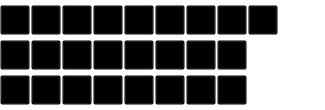
<?xml version="1.0" encoding="UTF-8"?>
<ui version="4.0">
 <class>Form</class>
 <widget class="QWidget" name="Form">
  <property name="geometry">
   <rect>
    <x>0</x>
    <y>0</y>
    <width>325</width>
    <height>110</height>
   </rect>
  </property>
  <property name="minimumSize">
   <size>
    <width>200</width>
    <height>110</height>
   </size>
  </property>
  <property name="maximumSize">
   <size>
    <width>16777215</width>
    <height>110</height>
   </size>
  </property>
  <property name="windowTitle">
   <string>Form</string>
  </property>
  <property name="styleSheet">
   <string notr="true">background:transparent;</string>
  </property>
  <layout class="QVBoxLayout" name="verticalLayout">
   <property name="spacing">
    <number>0</number>
   </property>
   <property name="leftMargin">
    <number>0</number>
   </property>
   <property name="topMargin">
    <number>0</number>
   </property>
   <property name="rightMargin">
    <number>0</number>
   </property>
   <property name="bottomMargin">
    <number>0</number>
   </property>
   <item>
    <layout class="QHBoxLayout" name="horizon1">
     <property name="spacing">
      <number>1</number>
     </property>
     <item>
      <widget class="QPushButton" name="btnSave">
       <property name="maximumSize">
        <size>
         <width>30</width>
         <height>30</height>
        </size>
       </property>
       <property name="cursor">
        <cursorShape>PointingHandCursor</cursorShape>
       </property>
       <property name="text">
        <string/>
       </property>
       <property name="icon">
        <iconset>
         <normaloff>../icons/white/save.png</normaloff>../icons/white/save.png</iconset>
       </property>
       <property name="iconSize">
        <size>
         <width>25</width>
         <height>25</height>
        </size>
       </property>
      </widget>
     </item>
     <item>
      <widget class="QPushButton" name="btnUndo">
       <property name="maximumSize">
        <size>
         <width>30</width>
         <height>30</height>
        </size>
       </property>
       <property name="cursor">
        <cursorShape>PointingHandCursor</cursorShape>
       </property>
       <property name="text">
        <string/>
       </property>
       <property name="icon">
        <iconset>
         <normaloff>../icons/tmp/edit-undo.png</normaloff>../icons/tmp/edit-undo.png</iconset>
       </property>
       <property name="iconSize">
        <size>
         <width>25</width>
         <height>25</height>
        </size>
       </property>
      </widget>
     </item>
     <item>
      <widget class="QPushButton" name="btnRedo">
       <property name="maximumSize">
        <size>
         <width>30</width>
         <height>30</height>
        </size>
       </property>
       <property name="cursor">
        <cursorShape>PointingHandCursor</cursorShape>
       </property>
       <property name="text">
        <string/>
       </property>
       <property name="icon">
        <iconset>
         <normaloff>../icons/tmp/edit-redo.png</normaloff>../icons/tmp/edit-redo.png</iconset>
       </property>
       <property name="iconSize">
        <size>
         <width>25</width>
         <height>25</height>
        </size>
       </property>
      </widget>
     </item>
     <item>
      <widget class="QPushButton" name="btnCut">
       <property name="maximumSize">
        <size>
         <width>30</width>
         <height>30</height>
        </size>
       </property>
       <property name="cursor">
        <cursorShape>PointingHandCursor</cursorShape>
       </property>
       <property name="text">
        <string/>
       </property>
       <property name="icon">
        <iconset>
         <normaloff>../icons/tmp/edit-cut.png</normaloff>../icons/tmp/edit-cut.png</iconset>
       </property>
       <property name="iconSize">
        <size>
         <width>25</width>
         <height>25</height>
        </size>
       </property>
      </widget>
     </item>
     <item>
      <widget class="QPushButton" name="btnCopy">
       <property name="maximumSize">
        <size>
         <width>30</width>
         <height>30</height>
        </size>
       </property>
       <property name="cursor">
        <cursorShape>PointingHandCursor</cursorShape>
       </property>
       <property name="text">
        <string/>
       </property>
       <property name="icon">
        <iconset>
         <normaloff>../icons/tmp/edit-copy.png</normaloff>../icons/tmp/edit-copy.png</iconset>
       </property>
       <property name="iconSize">
        <size>
         <width>25</width>
         <height>25</height>
        </size>
       </property>
      </widget>
     </item>
     <item>
      <widget class="QPushButton" name="btnPaste">
       <property name="maximumSize">
        <size>
         <width>30</width>
         <height>30</height>
        </size>
       </property>
       <property name="cursor">
        <cursorShape>PointingHandCursor</cursorShape>
       </property>
       <property name="text">
        <string/>
       </property>
       <property name="icon">
        <iconset>
         <normaloff>../icons/tmp/edit-paste.png</normaloff>../icons/tmp/edit-paste.png</iconset>
       </property>
       <property name="iconSize">
        <size>
         <width>25</width>
         <height>25</height>
        </size>
       </property>
      </widget>
     </item>
     <item>
      <layout class="QHBoxLayout" name="horizon1_1">
       <property name="spacing">
        <number>1</number>
       </property>
       <item>
        <widget class="QPushButton" name="btnDebug">
         <property name="maximumSize">
          <size>
           <width>30</width>
           <height>30</height>
          </size>
         </property>
         <property name="text">
          <string/>
         </property>
         <property name="icon">
          <iconset>
           <normaloff>../icons/tmp/debug.png</normaloff>../icons/tmp/debug.png</iconset>
         </property>
         <property name="iconSize">
          <size>
           <width>25</width>
           <height>25</height>
          </size>
         </property>
        </widget>
       </item>
       <item>
        <widget class="QPushButton" name="btnComment">
         <property name="maximumSize">
          <size>
           <width>30</width>
           <height>30</height>
          </size>
         </property>
         <property name="text">
          <string/>
         </property>
         <property name="icon">
          <iconset>
           <normaloff>../icons/white/comment.png</normaloff>../icons/white/comment.png</iconset>
         </property>
         <property name="iconSize">
          <size>
           <width>25</width>
           <height>25</height>
          </size>
         </property>
        </widget>
       </item>
       <item>
        <widget class="QPushButton" name="btnPrettify">
         <property name="maximumSize">
          <size>
           <width>30</width>
           <height>30</height>
          </size>
         </property>
         <property name="text">
          <string/>
         </property>
         <property name="icon">
          <iconset>
           <normaloff>../icons/tmp/beautify.png</normaloff>../icons/tmp/beautify.png</iconset>
         </property>
         <property name="iconSize">
          <size>
           <width>25</width>
           <height>25</height>
          </size>
         </property>
        </widget>
       </item>
      </layout>
     </item>
     <item>
      <spacer name="horizontalSpacer">
       <property name="orientation">
        <enum>Qt::Horizontal</enum>
       </property>
       <property name="sizeHint" stdset="0">
        <size>
         <width>40</width>
         <height>20</height>
        </size>
       </property>
      </spacer>
     </item>
    </layout>
   </item>
   <item>
    <layout class="QHBoxLayout" name="horizon2">
     <property name="spacing">
      <number>0</number>
     </property>
     <item>
      <layout class="QHBoxLayout" name="horizon2_2">
       <property name="spacing">
        <number>1</number>
       </property>
       <property name="sizeConstraint">
        <enum>QLayout::SetFixedSize</enum>
       </property>
       <item>
        <widget class="QPushButton" name="btnBold">
         <property name="minimumSize">
          <size>
           <width>30</width>
           <height>30</height>
          </size>
         </property>
         <property name="maximumSize">
          <size>
           <width>30</width>
           <height>30</height>
          </size>
         </property>
         <property name="text">
          <string/>
         </property>
         <property name="icon">
          <iconset>
           <normaloff>../icons/tmp/format-text-bold.png</normaloff>../icons/tmp/format-text-bold.png</iconset>
         </property>
         <property name="iconSize">
          <size>
           <width>25</width>
           <height>25</height>
          </size>
         </property>
        </widget>
       </item>
       <item>
        <widget class="QPushButton" name="btnItalic">
         <property name="minimumSize">
          <size>
           <width>30</width>
           <height>30</height>
          </size>
         </property>
         <property name="maximumSize">
          <size>
           <width>30</width>
           <height>30</height>
          </size>
         </property>
         <property name="text">
          <string/>
         </property>
         <property name="icon">
          <iconset>
           <normaloff>../icons/tmp/format-text-italic.png</normaloff>../icons/tmp/format-text-italic.png</iconset>
         </property>
         <property name="iconSize">
          <size>
           <width>25</width>
           <height>25</height>
          </size>
         </property>
        </widget>
       </item>
       <item>
        <widget class="QPushButton" name="btnUnderline">
         <property name="minimumSize">
          <size>
           <width>30</width>
           <height>30</height>
          </size>
         </property>
         <property name="maximumSize">
          <size>
           <width>30</width>
           <height>30</height>
          </size>
         </property>
         <property name="text">
          <string/>
         </property>
         <property name="icon">
          <iconset>
           <normaloff>../icons/tmp/format-text-underline.png</normaloff>../icons/tmp/format-text-underline.png</iconset>
         </property>
         <property name="iconSize">
          <size>
           <width>25</width>
           <height>25</height>
          </size>
         </property>
        </widget>
       </item>
       <item>
        <widget class="QPushButton" name="btnStrikethrough">
         <property name="minimumSize">
          <size>
           <width>30</width>
           <height>30</height>
          </size>
         </property>
         <property name="maximumSize">
          <size>
           <width>30</width>
           <height>30</height>
          </size>
         </property>
         <property name="text">
          <string/>
         </property>
         <property name="icon">
          <iconset>
           <normaloff>../icons/tmp/format-text-strikethrough.png</normaloff>../icons/tmp/format-text-strikethrough.png</iconset>
         </property>
         <property name="iconSize">
          <size>
           <width>25</width>
           <height>25</height>
          </size>
         </property>
        </widget>
       </item>
       <item>
        <widget class="QPushButton" name="btnSub">
         <property name="minimumSize">
          <size>
           <width>30</width>
           <height>30</height>
          </size>
         </property>
         <property name="maximumSize">
          <size>
           <width>30</width>
           <height>30</height>
          </size>
         </property>
         <property name="text">
          <string/>
         </property>
         <property name="icon">
          <iconset>
           <normaloff>../icons/tmp/format-text-subscript.png</normaloff>../icons/tmp/format-text-subscript.png</iconset>
         </property>
         <property name="iconSize">
          <size>
           <width>25</width>
           <height>25</height>
          </size>
         </property>
        </widget>
       </item>
       <item>
        <widget class="QPushButton" name="btnSup">
         <property name="minimumSize">
          <size>
           <width>30</width>
           <height>30</height>
          </size>
         </property>
         <property name="maximumSize">
          <size>
           <width>30</width>
           <height>30</height>
          </size>
         </property>
         <property name="text">
          <string/>
         </property>
         <property name="icon">
          <iconset>
           <normaloff>../icons/tmp/format-text-superscript.png</normaloff>../icons/tmp/format-text-superscript.png</iconset>
         </property>
         <property name="iconSize">
          <size>
           <width>25</width>
           <height>25</height>
          </size>
         </property>
        </widget>
       </item>
       <item>
        <widget class="QPushButton" name="btnTextColor">
         <property name="minimumSize">
          <size>
           <width>30</width>
           <height>30</height>
          </size>
         </property>
         <property name="maximumSize">
          <size>
           <width>30</width>
           <height>30</height>
          </size>
         </property>
         <property name="text">
          <string/>
         </property>
         <property name="icon">
          <iconset>
           <normaloff>../icons/tmp/format-text-color.png</normaloff>../icons/tmp/format-text-color.png</iconset>
         </property>
         <property name="iconSize">
          <size>
           <width>25</width>
           <height>25</height>
          </size>
         </property>
        </widget>
       </item>
       <item>
        <widget class="QPushButton" name="btnBackColor">
         <property name="minimumSize">
          <size>
           <width>30</width>
           <height>30</height>
          </size>
         </property>
         <property name="maximumSize">
          <size>
           <width>30</width>
           <height>30</height>
          </size>
         </property>
         <property name="text">
          <string/>
         </property>
         <property name="icon">
          <iconset>
           <normaloff>../icons/tmp/format-fill-color.png</normaloff>../icons/tmp/format-fill-color.png</iconset>
         </property>
         <property name="iconSize">
          <size>
           <width>25</width>
           <height>25</height>
          </size>
         </property>
        </widget>
       </item>
      </layout>
     </item>
     <item>
      <spacer name="horizontalSpacer_2">
       <property name="orientation">
        <enum>Qt::Horizontal</enum>
       </property>
       <property name="sizeHint" stdset="0">
        <size>
         <width>40</width>
         <height>20</height>
        </size>
       </property>
      </spacer>
     </item>
    </layout>
   </item>
   <item>
    <layout class="QHBoxLayout" name="horizon3">
     <property name="spacing">
      <number>0</number>
     </property>
     <item>
      <layout class="QHBoxLayout" name="horizon2_1">
       <property name="spacing">
        <number>1</number>
       </property>
       <property name="sizeConstraint">
        <enum>QLayout::SetFixedSize</enum>
       </property>
       <item>
        <widget class="QPushButton" name="btnAlignLeft">
         <property name="minimumSize">
          <size>
           <width>30</width>
           <height>30</height>
          </size>
         </property>
         <property name="maximumSize">
          <size>
           <width>30</width>
           <height>30</height>
          </size>
         </property>
         <property name="text">
          <string/>
         </property>
         <property name="icon">
          <iconset>
           <normaloff>../icons/tmp/format-justify-left.png</normaloff>../icons/tmp/format-justify-left.png</iconset>
         </property>
         <property name="iconSize">
          <size>
           <width>25</width>
           <height>25</height>
          </size>
         </property>
        </widget>
       </item>
       <item>
        <widget class="QPushButton" name="btnAlignCenter">
         <property name="minimumSize">
          <size>
           <width>30</width>
           <height>30</height>
          </size>
         </property>
         <property name="maximumSize">
          <size>
           <width>30</width>
           <height>30</height>
          </size>
         </property>
         <property name="text">
          <string/>
         </property>
         <property name="icon">
          <iconset>
           <normaloff>../icons/tmp/format-justify-center.png</normaloff>../icons/tmp/format-justify-center.png</iconset>
         </property>
         <property name="iconSize">
          <size>
           <width>25</width>
           <height>25</height>
          </size>
         </property>
        </widget>
       </item>
       <item>
        <widget class="QPushButton" name="btnAlignRight">
         <property name="minimumSize">
          <size>
           <width>30</width>
           <height>30</height>
          </size>
         </property>
         <property name="maximumSize">
          <size>
           <width>30</width>
           <height>30</height>
          </size>
         </property>
         <property name="text">
          <string/>
         </property>
         <property name="icon">
          <iconset>
           <normaloff>../icons/tmp/format-justify-right.png</normaloff>../icons/tmp/format-justify-right.png</iconset>
         </property>
         <property name="iconSize">
          <size>
           <width>25</width>
           <height>25</height>
          </size>
         </property>
        </widget>
       </item>
       <item>
        <widget class="QPushButton" name="btnAlignJustify">
         <property name="minimumSize">
          <size>
           <width>30</width>
           <height>30</height>
          </size>
         </property>
         <property name="maximumSize">
          <size>
           <width>30</width>
           <height>30</height>
          </size>
         </property>
         <property name="text">
          <string/>
         </property>
         <property name="icon">
          <iconset>
           <normaloff>../icons/tmp/format-justify-fill.png</normaloff>../icons/tmp/format-justify-fill.png</iconset>
         </property>
         <property name="iconSize">
          <size>
           <width>25</width>
           <height>25</height>
          </size>
         </property>
        </widget>
       </item>
       <item>
        <widget class="QPushButton" name="btnList">
         <property name="minimumSize">
          <size>
           <width>30</width>
           <height>30</height>
          </size>
         </property>
         <property name="maximumSize">
          <size>
           <width>30</width>
           <height>30</height>
          </size>
         </property>
         <property name="text">
          <string/>
         </property>
         <property name="icon">
          <iconset>
           <normaloff>../icons/tmp/format-list-unordered.png</normaloff>../icons/tmp/format-list-unordered.png</iconset>
         </property>
         <property name="iconSize">
          <size>
           <width>25</width>
           <height>25</height>
          </size>
         </property>
        </widget>
       </item>
       <item>
        <widget class="QPushButton" name="btnNumList">
         <property name="minimumSize">
          <size>
           <width>30</width>
           <height>30</height>
          </size>
         </property>
         <property name="maximumSize">
          <size>
           <width>30</width>
           <height>30</height>
          </size>
         </property>
         <property name="text">
          <string/>
         </property>
         <property name="icon">
          <iconset>
           <normaloff>../icons/tmp/format-list-ordered.png</normaloff>../icons/tmp/format-list-ordered.png</iconset>
         </property>
         <property name="iconSize">
          <size>
           <width>25</width>
           <height>25</height>
          </size>
         </property>
        </widget>
       </item>
       <item>
        <widget class="QPushButton" name="btnLink">
         <property name="minimumSize">
          <size>
           <width>30</width>
           <height>30</height>
          </size>
         </property>
         <property name="maximumSize">
          <size>
           <width>30</width>
           <height>30</height>
          </size>
         </property>
         <property name="text">
          <string/>
         </property>
         <property name="icon">
          <iconset>
           <normaloff>../icons/tmp/insert-link.png</normaloff>../icons/tmp/insert-link.png</iconset>
         </property>
         <property name="iconSize">
          <size>
           <width>25</width>
           <height>25</height>
          </size>
         </property>
        </widget>
       </item>
       <item>
        <widget class="QPushButton" name="btnImg">
         <property name="minimumSize">
          <size>
           <width>30</width>
           <height>30</height>
          </size>
         </property>
         <property name="maximumSize">
          <size>
           <width>30</width>
           <height>30</height>
          </size>
         </property>
         <property name="text">
          <string/>
         </property>
         <property name="icon">
          <iconset>
           <normaloff>../icons/tmp/view-image.png</normaloff>../icons/tmp/view-image.png</iconset>
         </property>
         <property name="iconSize">
          <size>
           <width>25</width>
           <height>25</height>
          </size>
         </property>
        </widget>
       </item>
      </layout>
     </item>
     <item>
      <spacer name="horizontalSpacer_3">
       <property name="orientation">
        <enum>Qt::Horizontal</enum>
       </property>
       <property name="sizeHint" stdset="0">
        <size>
         <width>40</width>
         <height>20</height>
        </size>
       </property>
      </spacer>
     </item>
    </layout>
   </item>
  </layout>
 </widget>
 <resources/>
 <connections/>
</ui>
